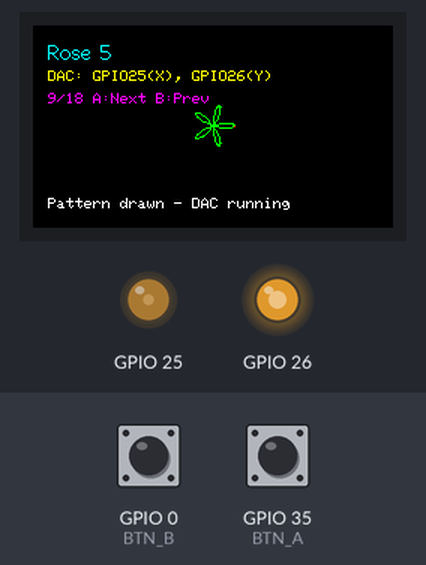
Bench run of a program on a simulated ESP32. Shown: 240×135 colour display, output pins drawn as LEDs (lit = HIGH). The inputs (shaded band) are chosen by the test bench; at power-on: GPIO 0 (BTN_B) HIGH, GPIO 35 (BTN_A) HIGH. What the program prints to the serial monitor is not drawn.

Above: at 1.3 s.
Timing chart, 0 to 0.2 s (numbered marks = the images above; inputs shaded):
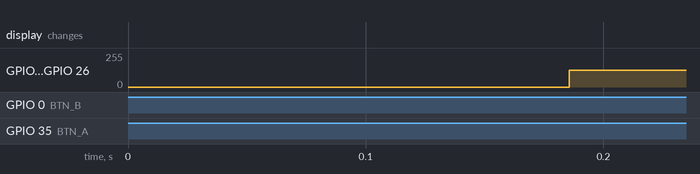

The program:

main.cpp
```cpp
#include <Arduino.h>
#include <TFT_eSPI.h>
#include <SPI.h>

#include "xy_waveforms.h"
#include "driver/dac.h"

// --- Boutons T-Display classique ---
#define BTN_A 35   // bouton haut (GPIO35, input-only, pull-up externe)
#define BTN_B 0    // bouton bas (GPIO0/BOOT, avec pull-up interne)

// --- Écran TFT ---
TFT_eSPI tft = TFT_eSPI();

// Pattern management
typedef struct {
  const uint8_t* x_data;
  const uint8_t* y_data;
  const char* name;
} Pattern;

const Pattern patterns[] = {
  {circle_x, circle_y, "Circle"},
  {ellipse_x, ellipse_y, "Ellipse"},
  {lissajous_3_2_x, lissajous_3_2_y, "Lissajous 3:2"},
  {lissajous_5_4_x, lissajous_5_4_y, "Lissajous 5:4"},
  {lissajous_7_5_x, lissajous_7_5_y, "Lissajous 7:5"},
  {lissajous_cos_x, lissajous_cos_y, "Lissajous Cos"},
  {heart_x, heart_y, "Heart"},
  {rose_3_x, rose_3_y, "Rose 3"},
  {rose_5_x, rose_5_y, "Rose 5"},
  {rose_8_x, rose_8_y, "Rose 8"},
  {butterfly_x, butterfly_y, "Butterfly"},
  {infinity_x, infinity_y, "Infinity"},
  {spiral_archimedes_x, spiral_archimedes_y, "Spiral Archimedes"},
  {spiral_log_x, spiral_log_y, "Spiral Log"},
  {hypotrochoid_x, hypotrochoid_y, "Hypotrochoid"},
  {rhodonea_x, rhodonea_y, "Rhodonea"},
  {cycloid_x, cycloid_y, "Cycloid"},
  {astroid_x, astroid_y, "Astroid"}
};

const int NUM_PATTERNS = sizeof(patterns) / sizeof(patterns[0]);
int current_pattern = 8; // Start with Rose 5

// Button state management
bool button_a_pressed = false;
bool button_b_pressed = false;

void setup() {
  // Initialize serial communication for debugging
  Serial.begin(115200);
  Serial.println("ESP32 XY DAC Display Starting...");

  // Initialize buttons
  pinMode(BTN_A, INPUT_PULLUP);  // Button A (GPIO35)
  pinMode(BTN_B, INPUT_PULLUP);  // Button B (GPIO0)

  // Init écran
  tft.init();
  tft.setRotation(1);
  tft.fillScreen(TFT_BLACK);
  tft.setTextColor(TFT_GREEN, TFT_BLACK);
  tft.drawString("Hello, T-Display!", 10, 10, 2);

  // Configure DAC channels
  dac_output_enable(DAC_CHANNEL_1);  // GPIO25 - X channel
  dac_output_enable(DAC_CHANNEL_2);  // GPIO26 - Y channel

  // Set initial DAC values to center
  dac_output_voltage(DAC_CHANNEL_1, XY_CENTER);  // X center
  dac_output_voltage(DAC_CHANNEL_2, XY_CENTER);  // Y center

  Serial.println("DAC channels initialized");
  Serial.println("Connect oscilloscope:");
  Serial.println("- X channel (DAC1): GPIO25");
  Serial.println("- Y channel (DAC2): GPIO26");
  Serial.println("- Set oscilloscope to XY mode");
  Serial.println("- Button A: Next pattern");
  Serial.println("- Button B: Previous pattern");
}

static bool pattern_drawn = false;

void checkButtons() {
  // Check Button A (next pattern)
  if (digitalRead(BTN_A) == LOW && !button_a_pressed) {
    button_a_pressed = true;
    current_pattern = (current_pattern + 1) % NUM_PATTERNS;
    pattern_drawn = false; // Force redraw
    Serial.print("Next pattern: ");
    Serial.println(patterns[current_pattern].name);
  } else if (digitalRead(BTN_A) == HIGH) {
    button_a_pressed = false;
  }

  // Check Button B (previous pattern)
  if (digitalRead(BTN_B) == LOW && !button_b_pressed) {
    button_b_pressed = true;
    current_pattern = (current_pattern - 1 + NUM_PATTERNS) % NUM_PATTERNS;
    pattern_drawn = false; // Force redraw
    Serial.print("Previous pattern: ");
    Serial.println(patterns[current_pattern].name);
  } else if (digitalRead(BTN_B) == HIGH) {
    button_b_pressed = false;
  }
}

void drawPatternOnDisplay() {
  // Clear screen for new pattern
  tft.fillScreen(TFT_BLACK);

  // Display pattern info
  tft.setTextColor(TFT_CYAN, TFT_BLACK);
  tft.drawString(patterns[current_pattern].name, 10, 10, 2);
  tft.setTextColor(TFT_YELLOW, TFT_BLACK);
  tft.drawString("DAC: GPIO25(X), GPIO26(Y)", 10, 30, 1);

  // Display pattern navigation info
  tft.setTextColor(TFT_MAGENTA, TFT_BLACK);
  String pattern_info = String(current_pattern + 1) + "/" + String(NUM_PATTERNS) + " A:Next B:Prev";
  tft.drawString(pattern_info, 10, 45, 1);

  // Calculate display scaling and offset
  int16_t display_center_x = tft.width() / 2;
  int16_t display_center_y = tft.height() / 2;

  // Use same scale for both axes to maintain proportions
  float max_scale_x = (tft.width() - 40) / 255.0;   // Leave 20px margin on each side
  float max_scale_y = (tft.height() - 100) / 255.0;  // Leave more margin for text
  float scale = min(max_scale_x, max_scale_y);       // Use the smaller scale to fit both dimensions

  // Draw the complete pattern at once
  for (uint16_t i = 0; i < XY_ARRAY_SIZE; i++) {
    // Convert to display coordinates
    int16_t display_x = display_center_x + (patterns[current_pattern].x_data[i] - XY_CENTER) * scale;
    int16_t display_y = display_center_y - (patterns[current_pattern].y_data[i] - XY_CENTER) * scale; // Invert Y for proper orientation

    // Draw connected lines
    if (i > 0) {
      int16_t prev_display_x = display_center_x + (patterns[current_pattern].x_data[i-1] - XY_CENTER) * scale;
      int16_t prev_display_y = display_center_y - (patterns[current_pattern].y_data[i-1] - XY_CENTER) * scale;
      tft.drawLine(prev_display_x, prev_display_y, display_x, display_y, TFT_GREEN);
    }

    // Draw current point
    tft.drawPixel(display_x, display_y, TFT_RED);
  }

  // Show completion info
  tft.setTextColor(TFT_WHITE, TFT_BLACK);
  tft.drawString("Pattern drawn - DAC running", 10, tft.height() - 20, 1);
}

void loop() {
  // Check for button presses
  checkButtons();

  // Draw pattern on screen when needed
  if (!pattern_drawn) {
    drawPatternOnDisplay();
    pattern_drawn = true;
  }

  // Run DAC output at full speed
  for (uint16_t i = 0; i < XY_ARRAY_SIZE; i++) {
    // Output current pattern to DAC channels at maximum speed
    dac_output_voltage(DAC_CHANNEL_1, patterns[current_pattern].x_data[i]);  // X coordinate to DAC1 (GPIO25)
    dac_output_voltage(DAC_CHANNEL_2, patterns[current_pattern].y_data[i]);  // Y coordinate to DAC2 (GPIO26)

    // Minimal delay for DAC stability (can be reduced or removed)
    delayMicroseconds(10);
  }
}
```

Source omitted: xy_waveforms.h (data table, 55469 bytes)
